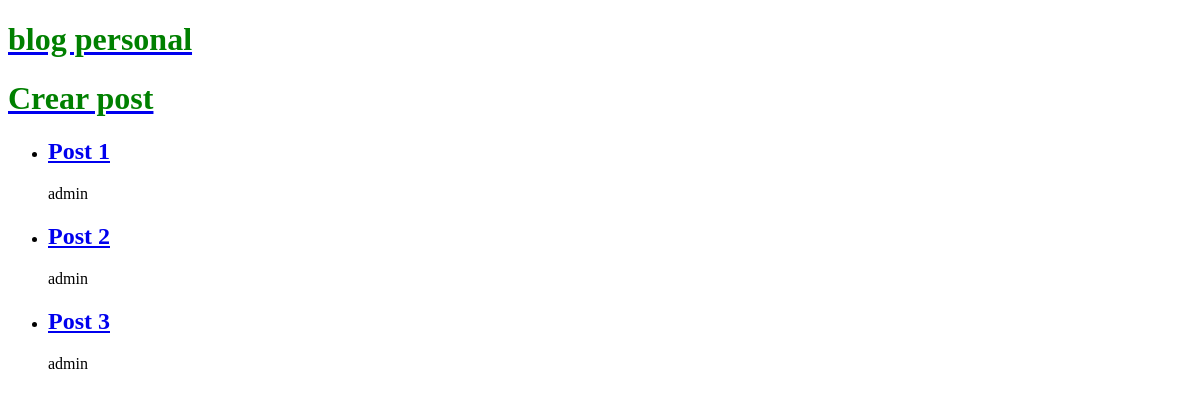
The app's page /, older data.
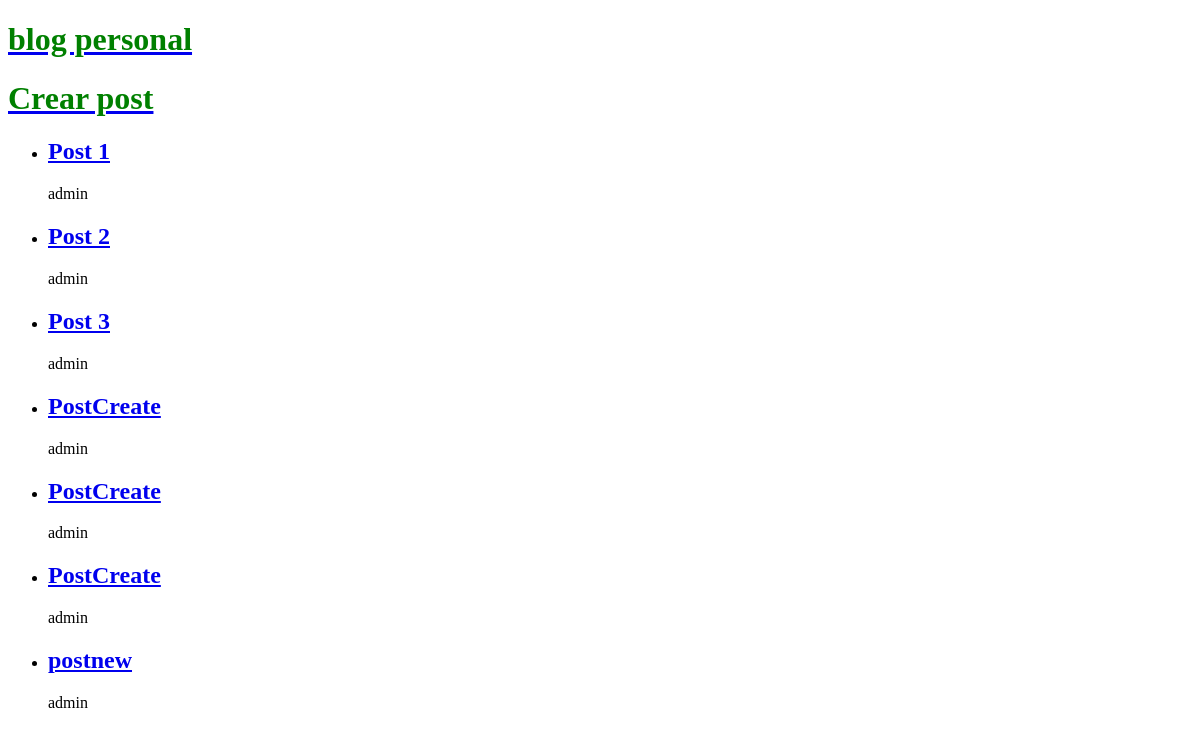
The same page, newer data.
### blogs/models.py (models this page shows, shortened)
class Post(models.Model):
    title = models.CharField(max_length=200)
    body = models.TextField()
    created_at = models.DateTimeField(auto_now_add=True)
    updated_at = models.DateTimeField(auto_now=True)
    author = models.ForeignKey("auth.User", on_delete=models.CASCADE)

### blogs/views.py (the view)
# urls.py: path("", PostListView.as_view(), name="post_list"),
class PostListView(ListView):
    model = Post
    template_name = "post_list.html"

### templates/post_list.html
{% extends '_base.html' %}
{% block content %}
    {% for publication in post_list %}
        <ul>
            <li>
                <a href="{% url 'post-detail' publication.id %}"><h2>{{ publication.title }}</h2></a>
                <p>{{ publication.author }}</p>
            </li>
        </ul>
    {% endfor %}
{% endblock content %}

### templates/_base.html (shortened to what this page needs)
{% load static %}
<!DOCTYPE html>
<html lang="en">
<head>
    <link rel="stylesheet" href="{% static 'base.css' %}">
</head>
<body>
    <a href="{% url 'post_list' %}"><h1>blog personal</h1></a>
    <a href="{% url 'post-new' %}"><h1>Crear post</h1></a>
    {% block content %}
    {% endblock content %}
</body>
</html>

### static/base.css (style rules this page uses)
h1 { color: green; }

Row changes from the older to the newer data that the page shows:
added Post: title "PostCreate", author "admin"
added Post: title "PostCreate", author "admin"
added Post: title "PostCreate", author "admin"
added Post: title "postnew", author "admin"
